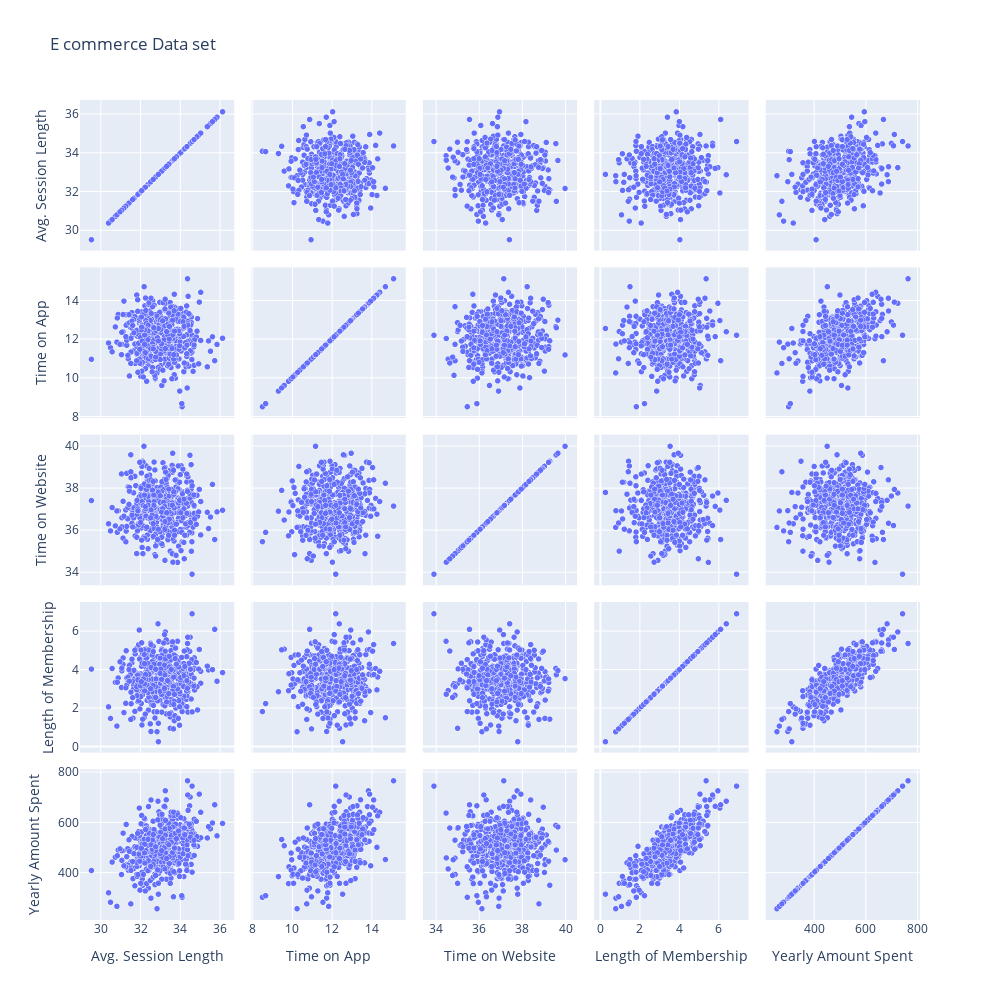

Source (notebook cell):
### Code cell
fig = go.Figure(data=go.Splom(
                dimensions=[dict(label='Avg. Session Length',
                                 values=df['Avg. Session Length']),
                            dict(label='Time on App',
                                 values=df['Time on App']),
                            dict(label='Time on Website',
                                 values=df['Time on Website']),
                            dict(label='Length of Membership',
                                 values=df['Length of Membership']),
                           dict(label='Yearly Amount Spent',
                                 values=df['Yearly Amount Spent'])],
                marker=dict(showscale=False, # colors encode categorical variables
                            line_color='white', line_width=0.5)
                ))


fig.update_layout(
    title='E commerce Data set',
    dragmode='select',
    width=1000,
    height=1000,
    hovermode='closest',
)

iplot(fig)

### Figure 1 — Plotly figure (JSON) as saved in the notebook; plotly's stock layout.template omitted (floating-point values rounded to 4 significant figures; data arrays with more than 128 entries replaced by an {"elided": "..."} marker saying what was removed)
{"data": [{"dimensions": [{"label": "Avg. Session Length", "values": {"elided": "500 float values"}}, {"label": "Time on App", "values": {"elided": "500 float values"}}, {"label": "Time on Website", "values": {"elided": "500 float values"}}, {"label": "Length of Membership", "values": {"elided": "500 float values"}}, {"label": "Yearly Amount Spent", "values": {"elided": "500 float values"}}], "marker": {"line": {"color": "white", "width": 0.5}, "showscale": false}, "type": "splom"}], "layout": {"dragmode": "select", "height": 1000, "hovermode": "closest", "title": {"text": "E commerce Data set"}, "width": 1000, "xaxis": {"autorange": true, "range": [28.96, 36.72], "type": "linear"}, "xaxis2": {"autorange": true, "range": [7.93, 15.7], "type": "linear"}, "xaxis3": {"autorange": true, "range": [33.38, 40.54], "type": "linear"}, "xaxis4": {"autorange": true, "range": [-0.3107, 7.503], "type": "linear"}, "xaxis5": {"autorange": true, "range": [212.3, 809.9], "type": "linear"}, "yaxis": {"autorange": true, "range": [28.95, 36.72], "type": "linear"}, "yaxis2": {"autorange": true, "range": [7.925, 15.71], "type": "linear"}, "yaxis3": {"autorange": true, "range": [33.38, 40.54], "type": "linear"}, "yaxis4": {"autorange": true, "range": [-0.3162, 7.509], "type": "linear"}, "yaxis5": {"autorange": true, "range": [211.8, 810.3], "type": "linear"}}}
